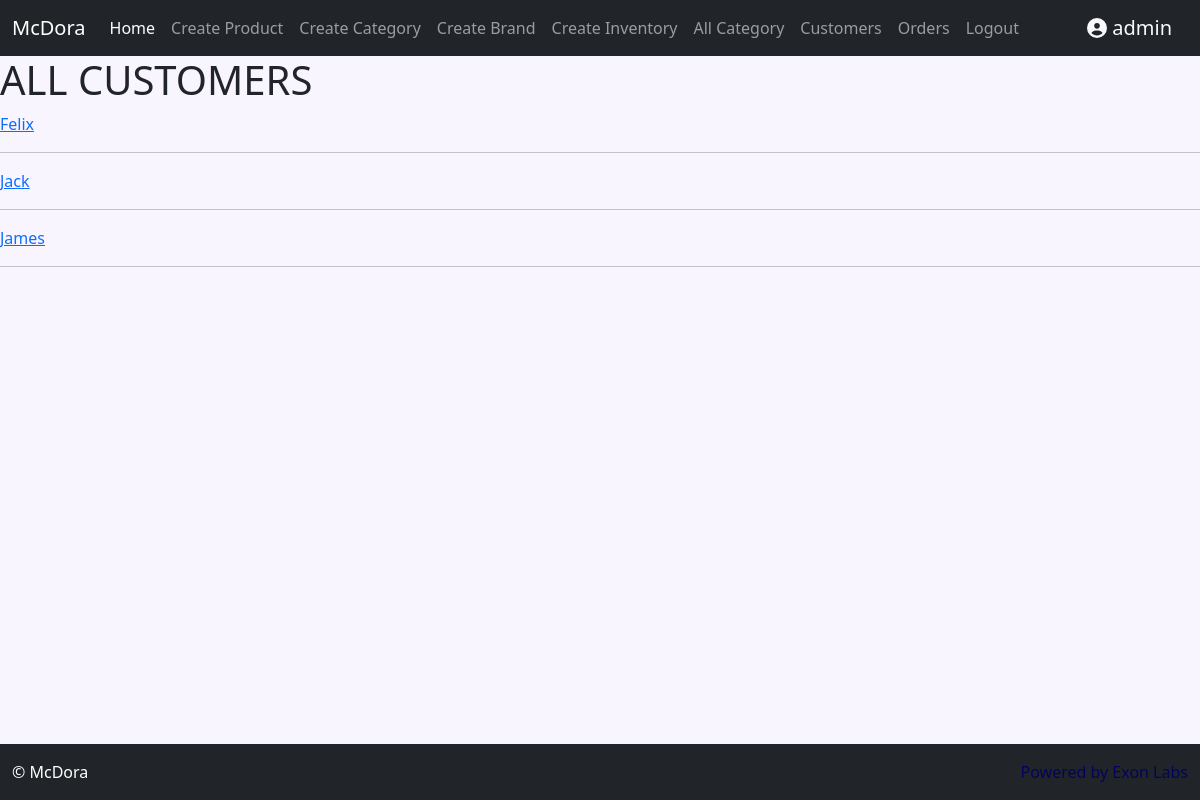
/customers/ (signed in), run on an earlier commit of the app's database.
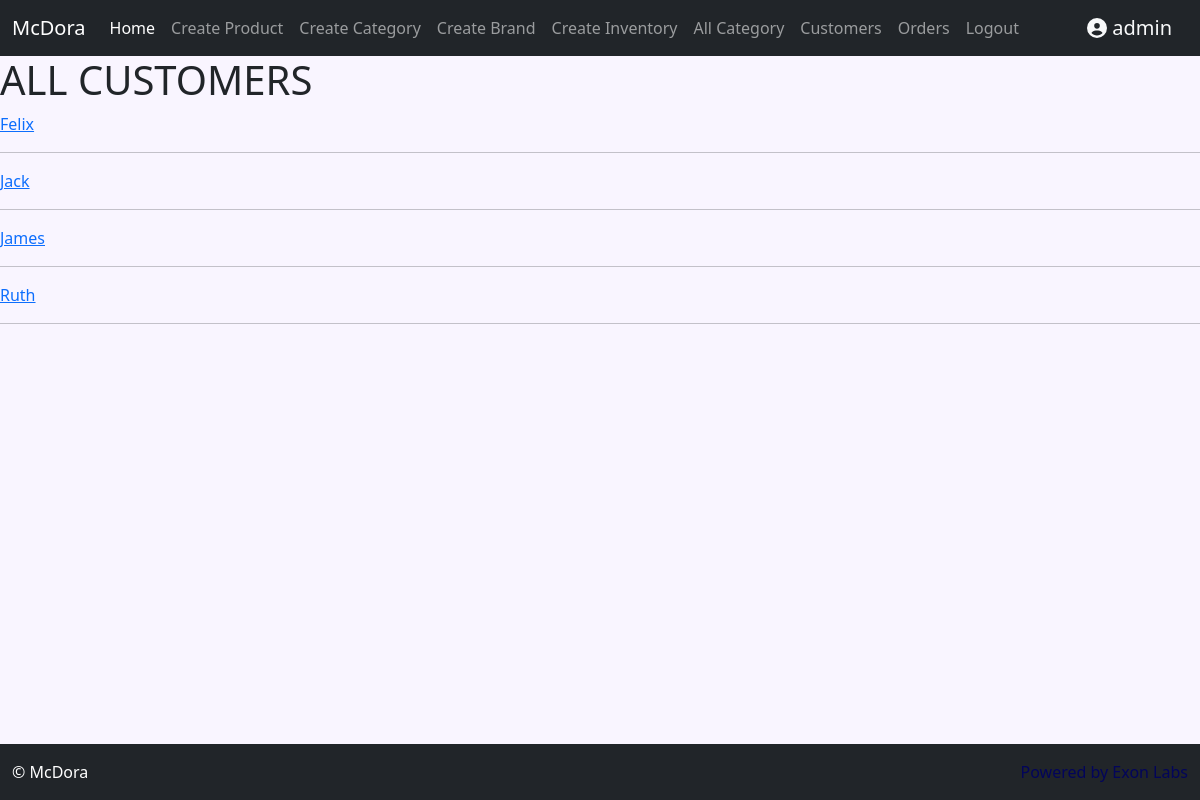
And on a later commit of the database.
### store/models.py (models this page shows, shortened)
class Customer(models.Model):
    USER_TYPE_CHOICES = [
        ('buyer', 'Buyer'),
        ('seller', 'Seller'),
    ]
    user = models.OneToOneField(User, null=True, blank=True, on_delete=models.CASCADE)
    name = models.CharField(max_length=200, null=True)
    email = models.CharField(max_length=200)
    user_type = models.CharField(max_length=10, choices=USER_TYPE_CHOICES, default='buyer')  # Add user_type field

### store/views.py (the view)
# urls.py: path('customers/', views.all_customer, name='all_customer'),
@login_required(login_url="login")
def all_customer(request):
    if not request.user.is_superuser:
        messages.error(request, 'You are not authorized to view this page.')
        return redirect('home')
    customers = Customer.objects.all()
    context = {'customers': customers}
    return render(request, 'all_customer.html', context)

### store/templates/all_customer.html
{% extends 'base.html' %}
{% block content %}
<h1>ALL CUSTOMERS</h1>
{% for customer in customers %}
    <a href="{% url 'customer_detail' id=customer.id %}"> {{ customer.name }} </a>
    <hr>
{% endfor %}
{% endblock content %}

What changed in the data, as far as the page shows it:
added Customer: name "Ruth"
